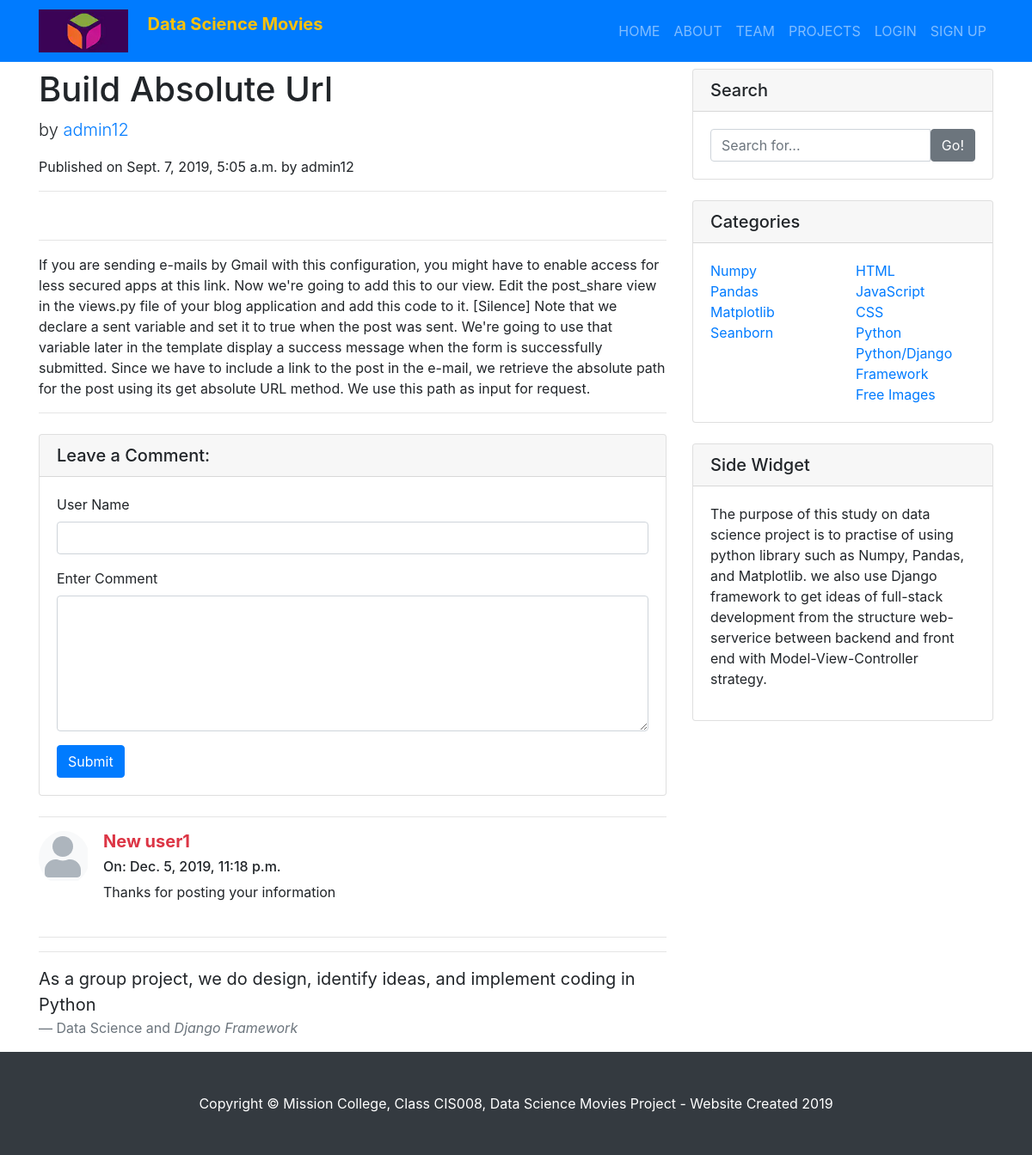
Page /blog/build_absolute/ on the committed database.
### blog/models.py (models this page shows, shortened)
class Post(models.Model):
	STATUS_CHOICES = (
	   ('draft','Draft'),
	   ('published','Published'),
	)
	title = models.CharField(max_length=250)
	slug = models.SlugField(max_length=250, unique_for_date='publish')
	author = models.ForeignKey(User,default=1, on_delete=models.CASCADE, related_name='blog_posts')
	image   = models.ImageField(upload_to='images/', blank=True, null=True)
	body = models.TextField()
	publish = models.DateTimeField(default=timezone.now)
	created = models.DateTimeField(auto_now_add=True)
	updated = models.DateTimeField(auto_now=True)
	status = models.CharField(max_length=10, choices=STATUS_CHOICES, default='draft')
	class Meta:
		ordering = ('-publish',)

class Comment(models.Model):
    post = models.ForeignKey(Post, on_delete=models.CASCADE, related_name='comments')
    author = models.CharField(max_length=200)
    comment_text = models.TextField(max_length=1000, help_text="Enter comment about blog here.")
    created_date = models.DateTimeField(default=timezone.now)
    approved_comment = models.BooleanField(default=False)

### blog/views.py (the view, shortened to what this page needs)
# urls.py: path('<str:slug>/', blog_views.blog_post_detail_view, name='third_detail'),
def blog_post_detail_view(request, slug):
	obj = get_object_or_404(Post, slug=slug)
	template_name = 'post/third_detail.html'
	comments = obj.comments.filter(approved_comment=True)
	context = {
		'post': obj,
		'comments': comments,
		}
	return render(request, template_name, context)

### templates/post/third_detail.html (shortened to what this page needs)
{% extends "base.html" %}
{% load static %}
{% block content %}
<br>
<h1>{{post.title}}</h1>
 <p class="lead"> by <a href="#">{{post.author}}</a> </p>
<p class="date">Published on {{post.publish}} by {{post.author}}</p>
<hr>
<hr>
<p>{{post.body}}</p>
<hr>
<div class="card my-4">
  {% if new_comment %}
  <h2>Your comment has been added.</h2>
  {% else %}
  <h5 class="card-header">Leave a Comment:</h5>
  <div class="card-body">
    <form action="." method="POST">
      <div class="form-group">
        <label for="id_subject">User Name</label>
      <input type="text" class="form-control" id="id_author" name="author">
    </div>
    <div class="form-group">
      <label for="id_subject">Enter Comment</label>
        <textarea class="form-control" rows="6" name="comment_text" id="id_comment_text"></textarea>
      </div>
      <button type="submit" class="btn btn-primary">Submit</button>
    </form>
  </div>
  {% endif %}
</div>
{% for comment in post.comments.all %}
<hr>
<div class="media mb-4">
  <img class="d-flex mr-3 rounded-circle" src="{% static 'images/user.png' %}" alt="">
  <div class="media-body">
    <h5 class="text-danger">  <strong>{{ comment.author }}</strong></h5>
    <h6>On: {{ comment.created_date }}</h6>
    <p>{{ comment.comment_text }}</p>
  </div>
</div>
{% endfor %}
{% endblock content %}

### templates/base.html (shortened to what this page needs)
{% load staticfiles %}
<!DOCTYPE html>
<html lang="en">
<head>
  <link href="{% static 'vendor/bootstrap/css/bootstrap.min.css' %}" rel="stylesheet">
  <link href="{% static 'css/blog-post.css' %}" rel="stylesheet">
</head>
<body>
  <nav class="navbar navbar-expand-lg navbar-dark bg-primary fixed-top">
    <div class="container">
      <a class="logo pull-left" href="/"><img src="{% static 'images/logo.png' %}">  </a>
      <a class="navbar-brand" href="/" ><p class="text-warning">&nbsp &nbsp <strong>Data Science Movies</strong></p></a>
      <div class="collapse navbar-collapse" id="navbarResponsive">
        <ul class="navbar-nav ml-auto">
          <li class="nav-item {% if page_title == 'Home' %} active{% endif %}">
            <a class="nav-link" href="/">HOME  </a>
          </li>
          <li class="nav-item {% if page_title == 'About' %} active{% endif %}">
            <a class="nav-link" href="/about/">ABOUT</a>
          </li>
          <li class="nav-item {% if page_title == 'Team' %} active{% endif %}" >
            <a class="nav-link" href="/about/team/">TEAM</a>
          </li>
          <li class="nav-item {% if page_title == 'Projects' %} active{% endif %}">
            <a class="nav-link" href="/about/projects">PROJECTS</a>
          </li>
           {% if request.user.is_authenticated %}
           <li>
             <a class="nav-link"  href="{% url "dashboard" %}">PROFILE</a>
           </li>
           <li >
             <a class="nav-link" href="{% url "logout" %}">LOGOUT</a>
           </li>
           <li><b> Hi! {{ request.user.first_name }}</b></li>
           {% else %}
           <li class="nav-item {% if page_title == 'Login' %} active{% endif %}" >
             <a class="nav-link" href="{% url "login" %}">LOGIN</a>
           </li>
           <li class="nav-item {% if page_title == 'Register' %} active{% endif %}" >
             <a class="nav-link" href="{% url "register" %}">SIGN UP</a>
           </li>
           {% endif %}
        </ul>
      </div>
    </div>
  </nav>
  <div class="container">
    <div class="row">
		<div class="col-lg-8">
      {% block content %}
      {% endblock content %}
      <hr>
      <hr>
        <blockquote class="blockquote">
          <p class="mb-0">As a group project, we do design, identify ideas, and implement coding in Python</p>
          <footer class="blockquote-footer">Data Science and
            <cite title="Source Title">Django Framework</cite>
          </footer>
        </blockquote>
      </div>
      <div class="col-md-4">
        <form method="get" name="searchform" action="https://www.google.com/search" target="_blank" novalidate="">
        <div class="card my-4">
          <h5 class="card-header">Search</h5>
          <div class="card-body">
            <div class="input-group">
              <input autocomplete="on" type="text" name="q"  class="form-control search" placeholder="Search for...">
              <span class="input-group-btn">
                <button class="btn btn-secondary" type="button">Go!</button>
              </span>
            </div>
          </div>
        </div>
        </form>
        <div class="card my-4">
          <h5 class="card-header">Categories</h5>
          <div class="card-body">
            <div class="row">
              <div class="col-lg-6">
                <ul class="list-unstyled mb-0">
                    <li><a href="https://www.tutorialspoint.com/numpy/index.htm">Numpy</a></li>
                    <li><a href="https://www.tutorialspoint.com/python_pandas/index.htm">Pandas</a></li>
                    <li><a href="https://www.tutorialspoint.com/matplotlib/index.htm">Matplotlib</a></li>
                    <li><a href="https://www.tutorialspoint.com/seaborn/index.htm">Seanborn</a></li>
                </ul>
              </div>
              <div class="col-lg-6">
                <ul class="list-unstyled mb-0">
                  <li><a href="https://www.w3schools.com/html/html_entities.asp">HTML</a></li>
                  <li><a href="https://www.w3schools.com/js/default.asp">JavaScript</a></li>
                  <li><a href="https://www.w3schools.com/css/default.asp">CSS</a></li>
                  <li><a href="https://awesome-python.com/">Python</a></li>
                  <li><a href="https://tutorial.djangogirls.org/en/">Python/Django Framework</a></li>
                  <li><a href="https://www.shutterstock.com/">Free Images</a></li>
                </ul>
              </div>
            </div>
          </div>
        </div>
        <div class="card my-4">
          <h5 class="card-header">Side Widget</h5>
          <div class="card-body">
            <p>The purpose of this study on data science project is to practise of using python library such as Numpy,
               Pandas, and Matplotlib. we also use Django framework to get ideas of full-stack development from
               the structure web-serverice between backend and front end with Model-View-Controller strategy.
          </div>
        </div>
      </div>
    </div>
  </div>
  <footer class="py-5 bg-dark">
    <div class="container">
      <p class="m-0 text-center text-white">Copyright &copy; Mission College, Class CIS008, Data Science Movies Project - Website Created 2019</p>
    </div>
  </footer>
</body>
</html>

### blog/static/css/blog-post.css (style rules this page uses)
body { padding-top: 56px; }

### rows in the picture
Post: title "Build Absolute Url", author "admin12", publish "Sept. 7, 2019, 5:05 a.m.", body "If you are sending e-mails by Gmail with this configuration, you might have to enable access for less secured apps at this link. Now we're going to add this to our view. Edit the post_share view in the views.py file of your blog application and add this code to it. [Silence] Note that we declare a sent variable and set it to true when the post was sent. We're going to use that variable later in the template display a success message when the form is successfully submitted. Since we have to include a link to the post in the e-mail, we retrieve the absolute path for the post using its get absolute URL method. We use this path as input for request."
Comment: author "New user1", created_date "Dec. 5, 2019, 11:18 p.m.", comment_text "Thanks for posting your information"
